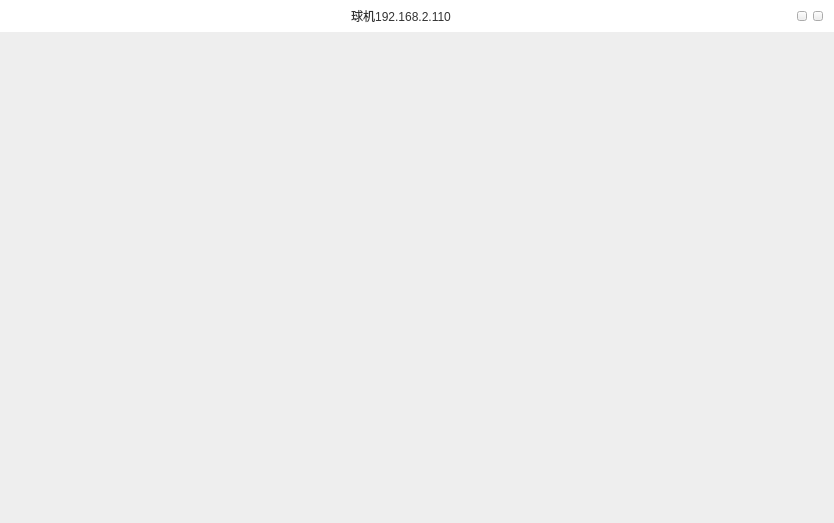
<?xml version="1.0" encoding="UTF-8"?>
<ui version="4.0">
 <class>gunCamWgt</class>
 <widget class="QWidget" name="gunCamWgt">
  <property name="geometry">
   <rect>
    <x>0</x>
    <y>0</y>
    <width>834</width>
    <height>523</height>
   </rect>
  </property>
  <property name="windowTitle">
   <string>gunCamWgt</string>
  </property>
  <property name="styleSheet">
   <string notr="true">#gunCamWgt{
background:transparent;
}
#titleWidget{
background:#ffffff;
border-top-left-radius:4px;
border-top-right-radius:4px;
}
#midWidget{
background:#eeeeee;
}
#bottomWidget{
background:#eeeeee;
border-bottom-left-radius:4px;
border-bottom-right-radius:4px;
}
QLabel{
font-family:&quot;微软雅黑&quot;;
font-size:12px;
color:#333333;
}
#confirmBtn{
background:#ffd500;
border-radius:2px;
color:#333333;
}
#confirmBtn:pressed{
margin:1px;
}
#cancelBtn{
background:#ffffff;
border-radius:2px;
color:#333333;
}
#cancelBtn:pressed{
margin:1px;
}</string>
  </property>
  <layout class="QGridLayout" name="gridLayout_2">
   <property name="leftMargin">
    <number>0</number>
   </property>
   <property name="topMargin">
    <number>0</number>
   </property>
   <property name="rightMargin">
    <number>0</number>
   </property>
   <property name="bottomMargin">
    <number>0</number>
   </property>
   <property name="spacing">
    <number>0</number>
   </property>
   <item row="0" column="0">
    <widget class="QWidget" name="titleWidget" native="true">
     <property name="minimumSize">
      <size>
       <width>0</width>
       <height>32</height>
      </size>
     </property>
     <property name="maximumSize">
      <size>
       <width>16777215</width>
       <height>32</height>
      </size>
     </property>
     <layout class="QGridLayout" name="gridLayout">
      <property name="topMargin">
       <number>0</number>
      </property>
      <property name="bottomMargin">
       <number>0</number>
      </property>
      <item row="0" column="0">
       <widget class="QLabel" name="titleLabel">
        <property name="sizePolicy">
         <sizepolicy hsizetype="Expanding" vsizetype="Expanding">
          <horstretch>0</horstretch>
          <verstretch>0</verstretch>
         </sizepolicy>
        </property>
        <property name="text">
         <string>球机192.168.2.110</string>
        </property>
        <property name="alignment">
         <set>Qt::AlignCenter</set>
        </property>
       </widget>
      </item>
      <item row="0" column="2">
       <widget class="QPushButton" name="closeBtn">
        <property name="minimumSize">
         <size>
          <width>10</width>
          <height>10</height>
         </size>
        </property>
        <property name="maximumSize">
         <size>
          <width>10</width>
          <height>10</height>
         </size>
        </property>
        <property name="styleSheet">
         <string notr="true">#closeBtn{
 border-image:url(:/image/image/popupx2.png);
}
#closeBtn:hover{
 border-image:url(:/image/image/popupx2b.png);
}
#closeBtn:pressed{
margin:1px;
}</string>
        </property>
        <property name="text">
         <string/>
        </property>
       </widget>
      </item>
      <item row="0" column="1">
       <widget class="QPushButton" name="scaleBtn">
        <property name="minimumSize">
         <size>
          <width>10</width>
          <height>10</height>
         </size>
        </property>
        <property name="maximumSize">
         <size>
          <width>10</width>
          <height>10</height>
         </size>
        </property>
        <property name="styleSheet">
         <string notr="true">#scaleBtn{
 border-image:url(:/image/image/windowbigerb.png);
}
#scaleBtn:pressed{
margin:1px;
}</string>
        </property>
        <property name="text">
         <string/>
        </property>
       </widget>
      </item>
     </layout>
    </widget>
   </item>
   <item row="1" column="0">
    <widget class="QWidget" name="midWidget" native="true">
     <property name="sizePolicy">
      <sizepolicy hsizetype="Expanding" vsizetype="Expanding">
       <horstretch>0</horstretch>
       <verstretch>0</verstretch>
      </sizepolicy>
     </property>
     <layout class="QGridLayout" name="gridLayout_4">
      <property name="leftMargin">
       <number>0</number>
      </property>
      <property name="topMargin">
       <number>0</number>
      </property>
      <property name="rightMargin">
       <number>0</number>
      </property>
      <property name="bottomMargin">
       <number>0</number>
      </property>
      <property name="spacing">
       <number>0</number>
      </property>
      <item row="0" column="0">
       <widget class="QWidget" name="widget" native="true">
        <property name="sizePolicy">
         <sizepolicy hsizetype="Expanding" vsizetype="Expanding">
          <horstretch>0</horstretch>
          <verstretch>0</verstretch>
         </sizepolicy>
        </property>
        <property name="minimumSize">
         <size>
          <width>600</width>
          <height>400</height>
         </size>
        </property>
        <property name="maximumSize">
         <size>
          <width>666666</width>
          <height>666666</height>
         </size>
        </property>
        <layout class="QGridLayout" name="gridLayout_3">
         <property name="leftMargin">
          <number>0</number>
         </property>
         <property name="topMargin">
          <number>0</number>
         </property>
         <property name="rightMargin">
          <number>0</number>
         </property>
         <property name="bottomMargin">
          <number>0</number>
         </property>
         <property name="spacing">
          <number>0</number>
         </property>
        </layout>
       </widget>
      </item>
     </layout>
    </widget>
   </item>
  </layout>
 </widget>
 <layoutdefault spacing="6" margin="11"/>
 <resources/>
 <connections/>
</ui>
